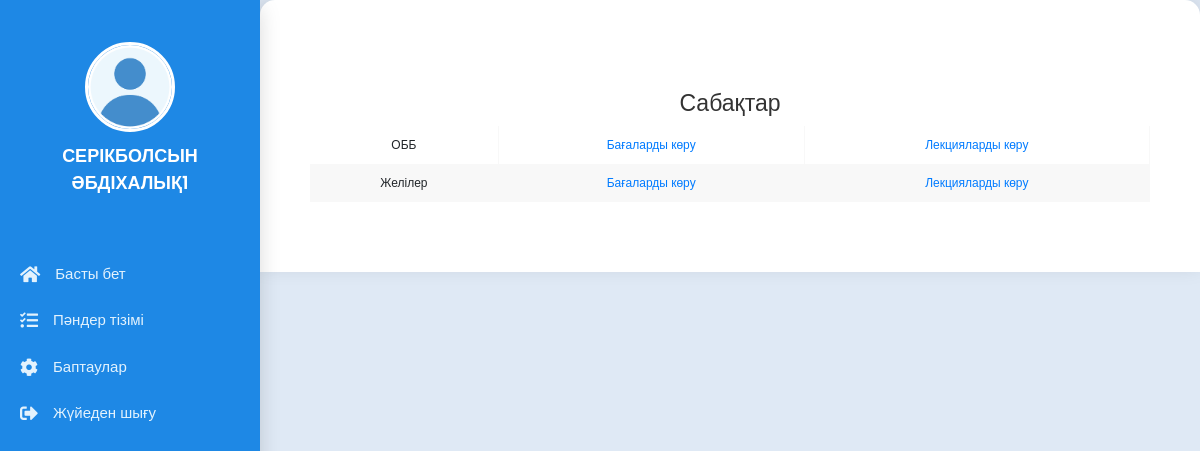
/student_sabak/ (signed in), run on the app's committed database.
### main/models.py (models this page shows, shortened)
class CustomUser(AbstractUser):
    is_student = models.BooleanField(default=False)
    is_teacher = models.BooleanField(default=False)
    rate = models.DecimalField(
        max_digits=3,
        decimal_places=2,
        choices=[
            (1.00, 'Толық'),
            (0.50, '0.5'),
            (0.25, '0.25')
        ],
        default=1.00,
        blank=True,
        null=True,
        verbose_name='Ставка'
    )
    img = models.ImageField('foto', upload_to="profile/", blank=True, null=True)
    data = models.DateField('tygan kyn', blank=True, null=True)
    about_me  = models.TextField('ozim jaily', blank=True, null=True)
    email = models.EmailField('email', blank=True, null=True, )
    telefon = models.CharField('telefon', blank=True, null=True, max_length=20)
    addres1 = models.CharField('meken-jai-1', blank=True, null=True, max_length=100)
    addres2 = models.CharField('meken-jai-2', blank=True, null=True, max_length=100)
    ana = models.CharField('anasy aty', blank=True, null=True, max_length=100)
    ana_nomer = models.CharField('ana_telefon', blank=True, null=True, max_length=20)
    ake = models.CharField('akesy aty', blank=True, null=True, max_length=100)
    ake_nomer = models.CharField('ake_telefon', blank=True, null=True, max_length=20)
    kyrs = models.ForeignKey(Kyrs, on_delete=models.CASCADE, verbose_name='kyrs', blank=True, null=True )
    toby = models.ForeignKey(Toby, on_delete=models.CASCADE, verbose_name='toby', blank=True, null=True)
    oku_tury = models.ForeignKey(Oky_tury, on_delete=models.CASCADE, verbose_name='oky_tury', blank=True, null=True)
    dareje = models.ForeignKey(Dareje, on_delete=models.CASCADE, verbose_name='dareje', blank=True, null=True)
    kyzmet = models.ForeignKey(Kyzmet, on_delete=models.CASCADE, verbose_name='kyzmet', blank=True, null=True)
    sabak = models.ManyToManyField(Kyrs, verbose_name='sabak', related_name='custom_user_sabaks')
    user_permissions = models.ManyToManyField(
        Permission,
        verbose_name=_('user permissions'),
        blank=True,
        related_name='customuser_permissions',
        related_query_name='customuser_permission',
    )
    groups = models.ManyToManyField(
        Group,
        verbose_name=_('groups'),
        blank=True,
        related_name='customuser_groups',
        related_query_name='customuser_group',
    )

class Sabak_teacher_toby(models.Model):
    sabak = models.ForeignKey(Sabak, on_delete=models.CASCADE)
    teacher = models.ForeignKey(CustomUser, on_delete=models.CASCADE)
    sabak_turu = models.ForeignKey(Sabak_turu, related_name='sabaks', on_delete=models.CASCADE,blank=True, null=True,)
    toby = models.ForeignKey(Toby, related_name='teachers', on_delete=models.CASCADE)

class Sabak(models.Model):
    name = models.CharField(verbose_name='name', max_length=100)

### main/views.py (the view)
# urls.py: path('student_sabak/', views.student_sabak, name='student_sabak'),
@login_required
def student_sabak(request):
    student = request.user
    if student.is_student and student.toby:
        courses = Sabak_teacher_toby.objects.filter(toby=student.toby)
    else:
        courses = None
    return render(request, 'main/student/student_sabak.html', {'courses': courses})

### main/templates/main/student/student_sabak.html (shortened to what this page needs)
{% extends 'main/profile.html' %}
{% load static %}
{% block link %}
<link rel="stylesheet" href="https://stackpath.bootstrapcdn.com/bootstrap/4.5.2/css/bootstrap.min.css">
{% endblock link %}
{% block main %}
<section class="main-course1">
    <div class="container">
         {% if courses %}
            <h2>Сабақтар</h2>
        <table class="fl-table">
                {% for course in courses %}
                 {% if course.sabak_turu.id == 2 %}
                     <tr>
                         <td>{{ course.sabak.name }}</td>
                        <td><a class="student" href="{% url 'course_grades' course.sabak.id %}">Бағаларды көру </a></td>
                        <td><a class="student" href="{% url 'list_lek' course.toby.id course.sabak.id %}">Лекцияларды көру</a></td>
                    </tr>
                 {% endif %}
                {% endfor %}
        </table>
        {% else %}
            <p>Сабақтар жоқ</p>
        {% endif %}
    </div>
</section>
{% endblock main %}

### main/templates/main/profile.html (shortened to what this page needs)
<span style="font-family: verdana, geneva, sans-serif;"><!DOCTYPE html>
{% load static %}
    <html lang="en">
    <head>
      <link rel="stylesheet" href="{% static 'css/style-index1.css' %}">
      {% block link %}{% endblock link %}
      <link rel="stylesheet" href="https://cdnjs.cloudflare.com/ajax/libs/font-awesome/5.15.4/css/all.min.css"/>
    </head>
    <body>
      <div class="container1">
        <nav class="nav1">
          <ul>
            <li>
                <a href="{% url 'user'  user.id %}" class="logo">
                    {% if user.img %}
                        <img src="{{ user.img.url }}" alt="{{ user.first_name }} {{ user.last_name }}">
                    {% else %}
                        <img src="{% static 'img/images.png' %}" alt="Default Image">
                    {% endif %}
                    <span class="nav-item">{{ user.first_name }} {{ user.last_name }}</span>
                    <br>
                </a>
            </li>
            <li><a href="{% url 'profile' %}" class="{% if request.path == '/profile/' %}active1{% endif %}" >
              <i class="fas fa-home"></i>
              <span class="nav-item1 ">Басты бет</span>
            </a></li>
              {% if user.is_teacher == True %}
            <li><a href="{% url 'lek_pr' %}" class="{% if request.path == '/lek_pr/' %}active1{% endif %}">
              <i class="fas fa-tasks"></i>
              <span class="nav-item1">Пәндер тізімі</span>
            </a></li>
              {% elif user.is_student == True  %}
            <li><a href="{% url 'student_sabak' %}" class="{% if request.path == '/student_sabak/' %}active1{% endif %}">
              <i class="fas fa-tasks"></i>
              <span class="nav-item1">Пәндер тізімі</span>
            </a></li>
              {% endif %}
            <li><a href="{% url 'profile_update' %}" class="{% if request.path == '/profile_update/' %}active1{% endif %}">
              <i class="fas fa-cog"></i>
              <span class="nav-item1">Баптаулар</span>
            </a></li>
            <li><a href="{% url 'logout' %}" class=""  class="logout">
              <i class="fas fa-sign-out-alt"></i>
              <span class="nav-item1">Жүйеден шығу</span>
            </a></li>
          </ul>
        </nav>
        <section class="main1">
    {% block main %}{% endblock main %}
</section>
      </div>
    </body>
    </html></span>

### static/css/style-index1.css (style rules this page uses)
* { margin: 0; padding: 0; outline: none; border: none; text-decoration: none; box-sizing: border-box; font-family: "Poppins", sans-serif; }
body { background: linear-gradient(135deg, #e3f2fd, #fce4ec); color: #333; }
.container1 { display: flex; }
.nav1 { position: fixed; top: 0; bottom: 0; height: 100vh; left: 0; background: #1e88e5; width: 260px; overflow: hidden; box-shadow: 0 8px 20px rgba(0, 0, 0, 0.15); }
.logo { display: flex; flex-direction: column; align-items: center; margin-top: 30px; margin-bottom: 20px; text-align: center; }
.logo img { width: 90px; height: 90px; border-radius: 50%; border: 3px solid #fff; }
.logo span { font-weight: 600; font-size: 18px; color: #fff; margin-top: 10px; text-transform: uppercase; }
.nav1 ul { margin-top: 20px; list-style: none; padding-left: 0; }
.nav1 ul li a { display: flex; align-items: center; padding: 12px 20px; font-size: 15px; color: #e3f2fd; transition: background 0.3s ease; border-radius: 8px; }
.nav1 .fas { font-size: 18px; margin-right: 15px; }
.nav-item1 { flex: 1; }
.main1 { width: calc(100% - 260px); padding: 30px; margin-left: 260px; background: #fff; border-radius: 15px 15px 0 0; box-shadow: 0 -4px 20px rgba(0, 0, 0, 0.1); }
.main-course1 { margin-top: 20px; }

### main/templates/main/student/student_sabak.html (style rules this page uses)
body { background: #dfe9f5; }
.main-course1 { padding: 20px 0; border-radius: 10px; background-color: #ffffff; }
.container { padding: 20px; max-width: 900px; width: 100%; }
h1, h2 { text-align: center; color: #333; font-size: 23px; }
.fl-table { border-radius: 5px; font-size: 16px; font-weight: normal; border: none; border-collapse: collapse; width: 100%; max-width: 100%; white-space: nowrap; background-color: white; }
.fl-table td, .fl-table th { text-align: center; padding: 10px; }
.fl-table td { border-right: 1px solid #f8f8f8; font-size: 12px; }
.fl-table tr:nth-child(even) { background: #F8F8F8; }
.student { width: 100%; }

### data on the page
CustomUser: first_name "СЕРІКБОЛСЫН", last_name "ӘБДІХАЛЫҚ1"
Sabak_teacher_toby: sabak.name "ОББ"
Sabak_teacher_toby: sabak.name "Желілер"
